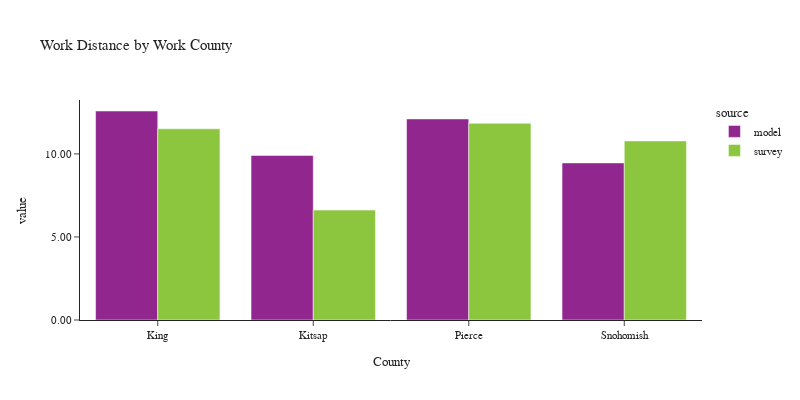

Notebook code cell kept with this figure:
### Code cell
plot_work_location(df_workers, 'CountyName_work', 'Work County', 'County')

### Figure 1 — Plotly figure (JSON) as saved in the notebook; plotly's stock layout.template omitted (floating-point values rounded to 4 significant figures)
{"data": [{"alignmentgroup": "True", "customdata": [[145437], [10301], [39451], [21734]], "hovertemplate": "source=model<br>CountyName_work=%{x}<br>value=%{y}<br>sample count=%{customdata[0]}<extra></extra>", "legendgroup": "model", "marker": {"color": "#91268F", "pattern": {"shape": ""}}, "name": "model", "offsetgroup": "model", "orientation": "v", "showlegend": true, "textposition": "auto", "type": "bar", "x": ["King", "Kitsap", "Pierce", "Snohomish"], "xaxis": "x", "y": [12.58, 9.906, 12.11, 9.458], "yaxis": "y"}, {"alignmentgroup": "True", "customdata": [[1226], [66], [134], [166]], "hovertemplate": "source=survey<br>CountyName_work=%{x}<br>value=%{y}<br>sample count=%{customdata[0]}<extra></extra>", "legendgroup": "survey", "marker": {"color": "#8CC63E", "pattern": {"shape": ""}}, "name": "survey", "offsetgroup": "survey", "orientation": "v", "showlegend": true, "textposition": "auto", "type": "bar", "x": ["King", "Kitsap", "Pierce", "Snohomish"], "xaxis": "x", "y": [11.51, 6.617, 11.84, 10.78], "yaxis": "y"}], "layout": {"barmode": "group", "font": {"size": 11}, "height": 400, "legend": {"title": {"text": "source"}, "tracegroupgap": 0}, "title": {"text": "Work Distance by Work County"}, "width": 800, "xaxis": {"anchor": "y", "domain": [0.0, 1.0], "title": {"text": "County"}}, "yaxis": {"anchor": "x", "domain": [0.0, 1.0], "tickformat": ".2f", "title": {"text": "value"}}}}
